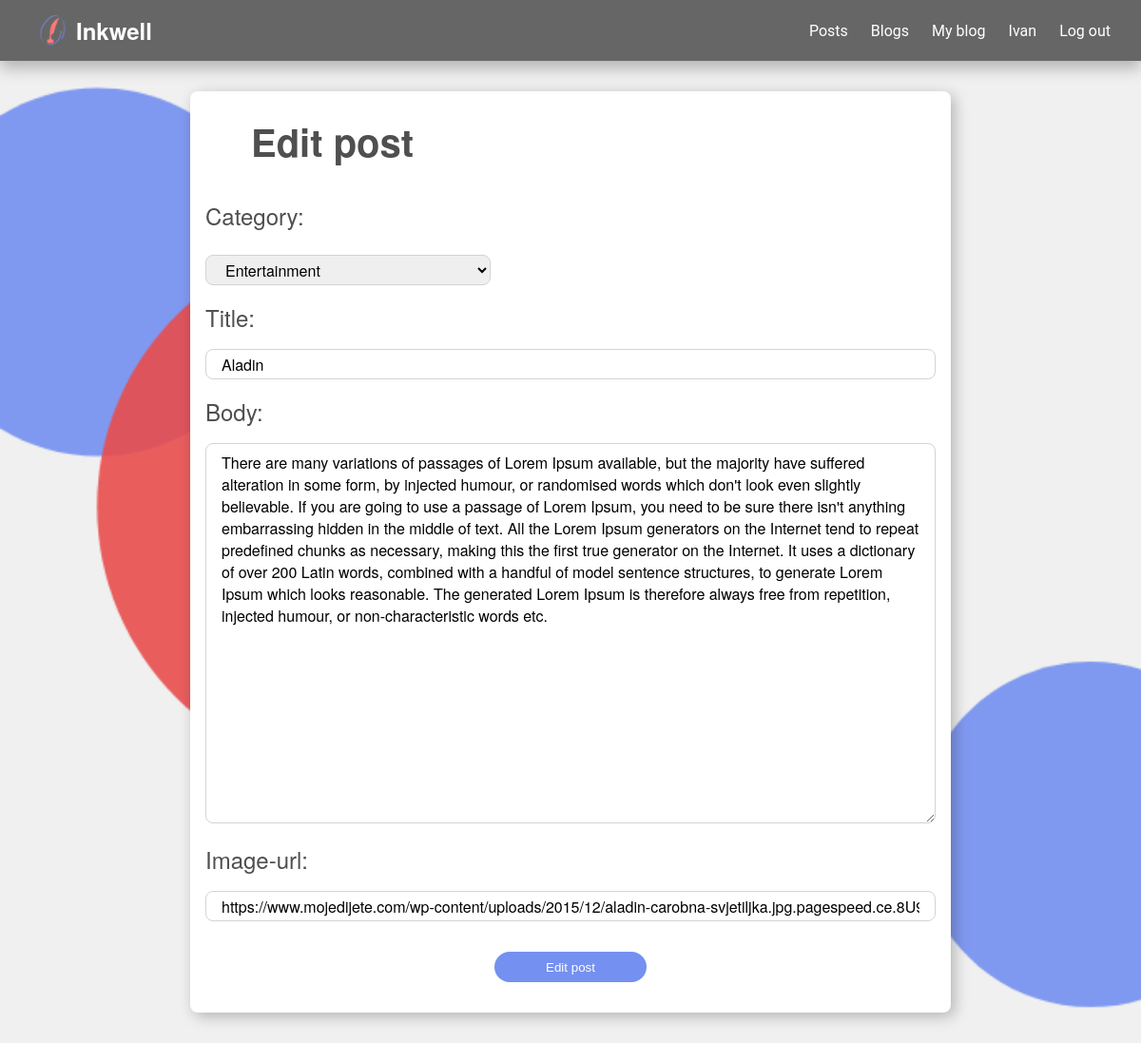
The page /edit_post_view/Aladin (signed in) on the database as committed earlier.
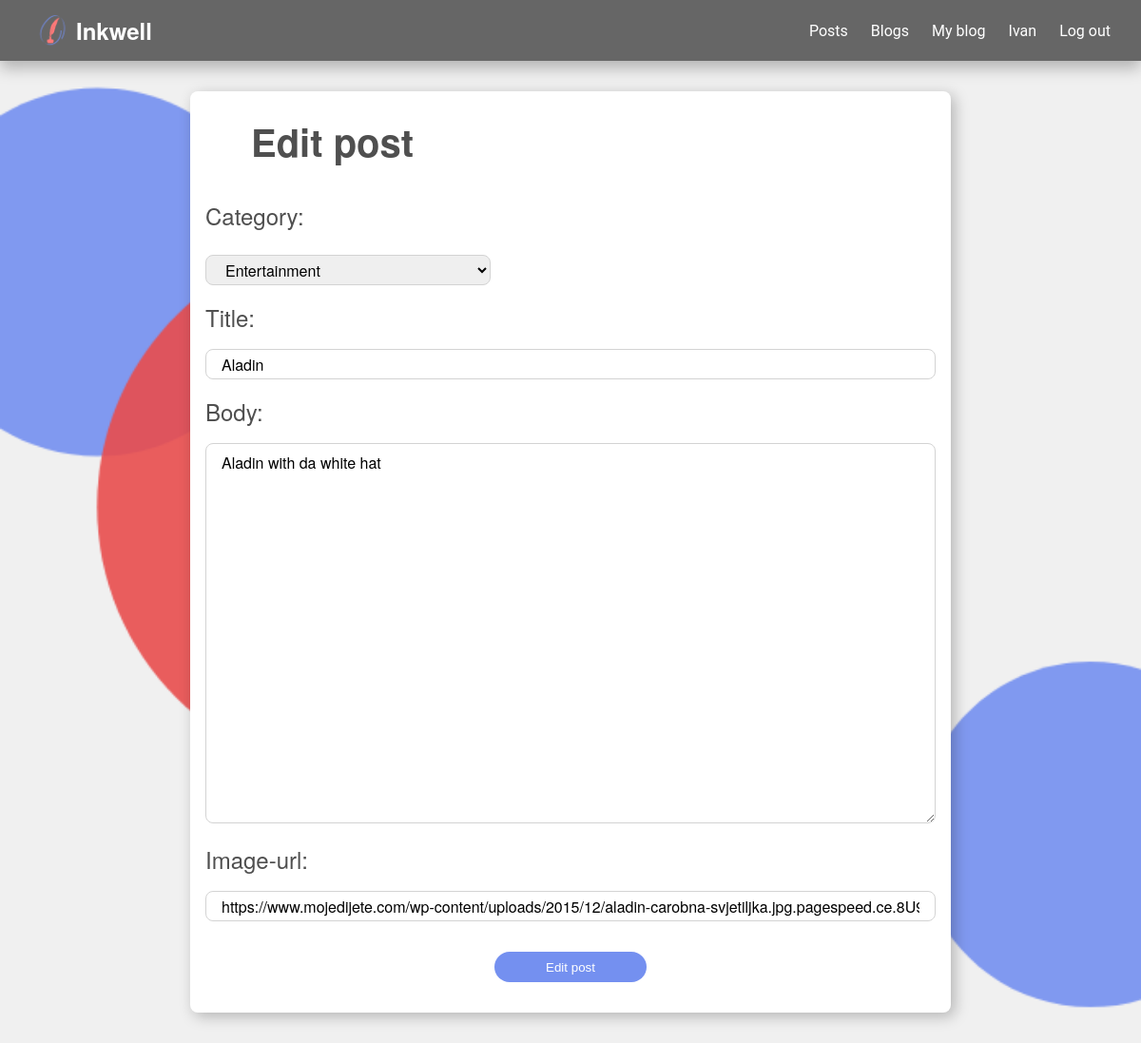
The same page on the database as committed later.
### main/models.py (models this page shows)
class Posts(models.Model):
    author = models.ForeignKey(User, on_delete=models.CASCADE, related_name="writer")
    blog = models.ForeignKey(Blog, on_delete=models.CASCADE, related_name="blog")
    category = models.ForeignKey(Category, on_delete=models.CASCADE,default="Other", related_name="post_category")
    title = models.CharField(max_length=200)
    body = models.TextField(blank=False)
    image = models.URLField(max_length=200)
    created = models.DateTimeField(auto_now_add=True)
    updated = models.DateTimeField(auto_now=True)
    class Meta:
            verbose_name= "Post"
            verbose_name_plural= "Posts"

### main/views.py (the view)
# urls.py: path("edit_post_view/<str:post_title>", views.edit_post_view, name="edit_post_view"),
@login_required(login_url="/sign_in")
def edit_post_view(request, post_title):
    userposts = Posts.objects.filter(author=request.user)
    post = Posts.objects.get(title=post_title, author=request.user)
    categories = Category.objects.all()
    if request.user != post.author:
        return redirect("post", post.blog.name, post.title)
    return render(request,"main/edit_post.html", {
        "post": post,
        "categories": categories
    })

### main/templates/main/edit_post.html (shortened to what this page needs)
{% extends "main/components/layout.html" %}
{% load static %}
{% block body %}
    <div class="main-body-2">
        <div id="post-wrapper">
            <div id="create-post-div">
                <div class="title-div">
                    <h1>Edit post</h1>
                </div>
                <div id="post-form-div">
                    <form id="post-form" action="#" onsubmit="event.preventDefault(); edit_post({{ post.id }})">
                        <div class="post-label">
                            <label  for="Category">Category:<label>
                        </div>
                        <div class="input-div">
                            <select class="post-form-input" name="category" id="category">
                                {% for category in categories %}
                                    {% if category.name == post.category.name %}
                                        <option value={{ category.name }} selected="selected">{{ category.name }}</option>
                                    {% else %}
                                        <option value={{ category.name }}>{{ category.name }}</option>
                                    {% endif %}
                                {% endfor %}
                            </select>
                        </div>
                        <div class="post-label">
                            <label  for="title">Title:<label>
                        </div>
                        <input class="post-input" type="text" value="{{ post.title }}" name="title" id="title">
                        <div class="post-label">
                            <label class="post-label" for="body">Body:<label>
                        </div>
                        <textarea class="post-input-area" type="text" name="body" id="body">{{ post.body }}</textarea>
                        <div class="post-label">
                            <label class="post-label" for="image">Image-url:<label>
                        </div>
                        <input class="post-input" type="url" value="{{ post.image }}" name="image" id="image">
                        <div id="post-button-div">
                            <input id="post-button"  type="submit" value="Edit post">
                        </div>
                    </form>
                </div>
            </div>
        </div>
    </div>
{% endblock %}

### main/templates/main/components/layout.html (shortened to what this page needs)
{% load static %}
<!DOCTYPE html>
<html lang="en">
    <head>
        <link rel="stylesheet" href="{% static 'main/styles.css' %}">
    </head>
    <body>
        <div id="navbar">
            <a class="nav-link" href="{% url 'index' %}">
                <div id="logo">
                    <img src="\static\main\images\Main-logo.png" alt="Logo">
                    <h3 id="logo-text">Inkwell</h3>
                </div>
            </a>
            <div id="nav-1">
                <a class="nav-link" href="{% url 'posts' %}">
                    <p class="nav-text">Posts</p>
                </a>
                <a class="nav-link" href="{% url 'blogs' %}">
                    <p class="nav-text">Blogs</p>
                </a>
                {% if user.is_authenticated %}
                    <a class="nav-link" href="{% url 'create_blog_view' %}">
                        <p class="nav-text">My blog</p>
                    </a>
                    <p class="nav-text">{{ request.user }}</p>
                    <a class="nav-link" href="{% url 'logout' %}">
                        <p class="nav-text">Log out</p>
                    </a>
                {% else %}
                    <a class="nav-link" href="{% url 'sign_in_page' %}">
                        <p class="nav-text">Sign in</p>
                    </a>
                {% endif %}
            </div>
        </div>
        <div class="body">
            {% block body %}
            {% endblock %}
        </div>
    </body>
</html>

### main/static/main/styles.css (style rules this page uses)
body { margin: 0px; padding: 0px; }
h1 { color: #4F4F4F; font-size: 40px; font-family: Montserrat, "Helvetica Neue", Helvetica, sans-serif; }
h3, label { color: #4F4F4F; font-size: 24px; font-family: Montserrat, "Helvetica Neue", Helvetica, sans-serif; }
p { color: #4F4F4F; font-size: 16px; font-family: Montserrat, "Helvetica Neue", Helvetica, sans-serif; }
#navbar { width: 100%; height: 64px; background-color: #666666; display:flex; justify-content: space-between; box-shadow: 0px 8px 15px rgba(0, 0, 0, 0.25); position: sticky; top:0px; z-index: 1000; }
#logo, #signin-logo { height: 48px; margin-left: 32px; align-self: center; display: flex; }
#logo-text { margin: 0px; color: white; align-self: center; }
#logo > img, #signin-logo > img { width: 48px; height: 48px; align-self: center; object-fit: contain; }
#nav-1 { height: 48px; margin-right: 32px; align-self: center; display: flex; }
.nav-text { font-size: 16px; margin: 0px; color: white; align-self: center; font-family: Roboto, "Helvetica Neue", Helvetica, sans-serif; margin-left: 24px; }
.nav-link, .login-link { align-self: center; text-decoration: none; }
.main-body, .main-body-2 { min-height: 100vh; background-color: #f0f0f0; display: flex; flex-direction: column; }
.main-body-2 { background-image: url("../main/images/Background-circles.png"); background-repeat: repeat-y; background-size: cover; }
.title-div { margin-left: 64px; }
.title-div > h1 { margin: 24px 0px 0px 0px; }
.input-div, .post-input-div { display: flex; align-items: center; margin-top: 24px; width: 474px; justify-content: space-between; }
.blog-form-input, .post-form-input, .comment-form-input { padding: 0px 16px; width: 300px; height: 32px; border-radius: 4px; box-sizing: border-box; border: 1px #D3D3D3 solid; font-size: 16px; font-family: Montserrat, "Helvetica Neue", Helvetica, sans-serif; }
#create-post-div { margin: 32px 16px; max-width: 800px; width: 100%; min-height: 934px; background-color: white; align-self: center; border-radius: 8px; box-shadow: 4px 4px 15px rgba(0, 0, 0, 0.25); }
#post-form-div { width: 100%; height: 100%; display: flex; flex-direction: column; align-items: center; margin: 16px 0px 0px 0px; }
#post-wrapper { display: flex; flex-direction: column; padding: 0px 16px; }
#post-form { padding: 0px 16px; width: 100%; box-sizing: border-box; }
.post-label { margin: 16px 0px; }
.post-input, .post-input-area, .comment-input-area, .comment-input-area-error { width: 100%; height: 32px; border-radius: 8px; border: 1px lightgrey solid; font-family: Montserrat, "Helvetica Neue", Helvetica, sans-serif; font-size: 16px; box-sizing: border-box; padding: 8px 16px; }
.post-form-input { border-radius: 8px; }
.post-input-area { height: 400px; }
#post-button-div { margin: 32px 0px; display: flex; justify-content: center; }
#post-button { width: 160px; height: 32px; color: white; background-color: #7490F0; border-radius: 32px; border: none; box-sizing: border-box; }

Rows that differ between the two databases and show on the page:
changed Posts "Aladin": body "There are many variations of passages of Lorem Ipsum available, but the majority have suffered alteration in some form, by injected humour, or randomised words which don't look even slightly believable. If you are going to use a passage of Lorem Ipsum, you need to be sure there isn't anything embarrassing hidden in the middle of text. All the Lorem Ipsum generators on the Internet tend to repeat predefined chunks as necessary, making this the first true generator on the Internet. It uses a dictionary of over 200 Latin words, combined with a handful of model sentence structures, to generate Lorem Ipsum which looks reasonable. The generated Lorem Ipsum is therefore always free from…" → "Aladin with da white hat"
